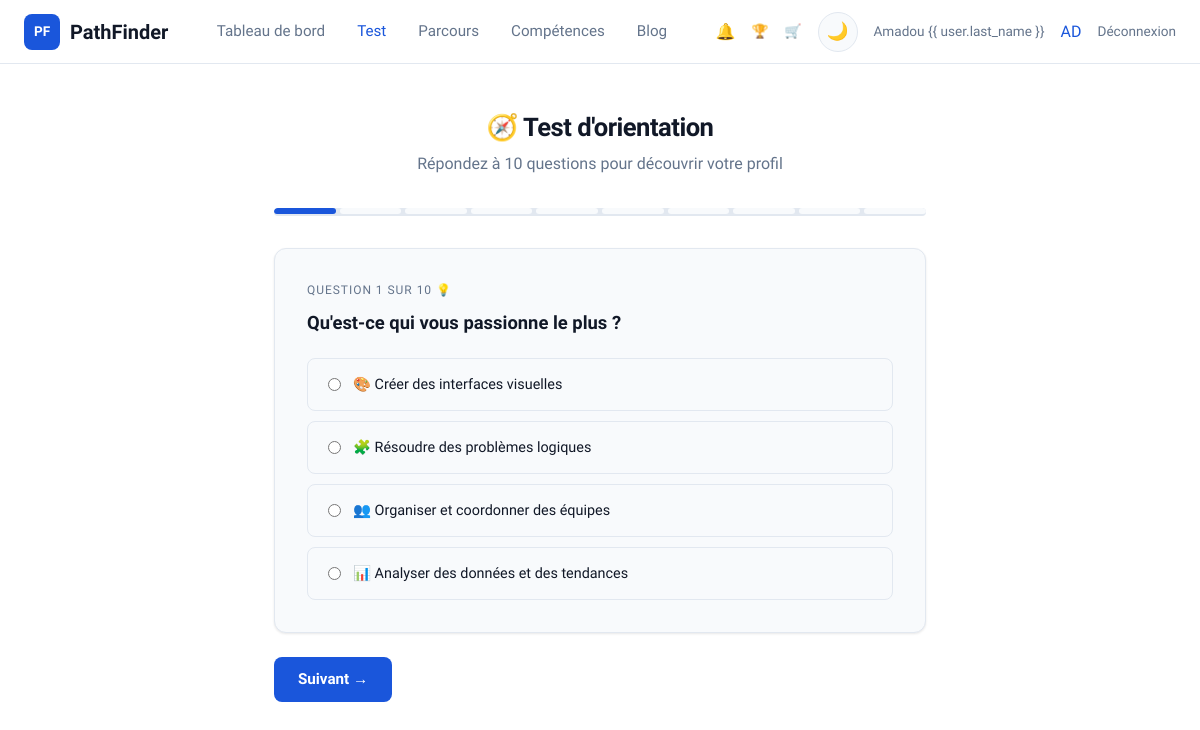
The page /orientation/ (signed in) on the database its author committed.
### accounts/models.py (models this page shows, shortened)
class CustomUser(AbstractUser):
    FILIERE_CHOICES = [
        ('informatique', 'Informatique'),
        ('gestion', 'Gestion'),
        ('marketing', 'Marketing'),
        ('communication', 'Communication'),
        ('droit', 'Droit'),
        ('sciences', 'Sciences'),
        ('lettres', 'Lettres'),
        ('autre', 'Autre'),
    ]
    NIVEAU_CHOICES = [
        ('licence1', 'Licence 1'),
        ('licence2', 'Licence 2'),
        ('licence3', 'Licence 3'),
        ('master1', 'Master 1'),
        ('master2', 'Master 2'),
        ('doctorat', 'Doctorat'),
    ]
    filiere = models.CharField(max_length=100, choices=FILIERE_CHOICES, blank=True)
    niveau = models.CharField(max_length=50, choices=NIVEAU_CHOICES, blank=True)
    avatar_initials = models.CharField(max_length=3, blank=True)
    global_progress = models.FloatField(default=0.0, help_text='Progression globale 0-100%')
    total_xp = models.IntegerField(default=0)
    level = models.IntegerField(default=1)
    class Meta:
        verbose_name = 'Utilisateur'
        verbose_name_plural = 'Utilisateurs'
    @property
    def level_name(self):
        names = {1: 'Explorateur', 2: 'Apprenti', 3: 'Pratiquant',
                 4: 'Confirmé', 5: 'Expert', 6: 'Mentor', 7: 'Architecte'}
        return names.get(min(self.level, 7), 'Architecte')
    @property
    def level_icon(self):
        icons = {1: '🌱', 2: '📘', 3: '⚡', 4: '🎯', 5: '🏆', 6: '💎', 7: '👑'}
        return icons.get(min(self.level, 7), '👑')

### orientation/models.py (models this page shows, shortened)
class OrientationQuestion(models.Model):
    CATEGORY_CHOICES = [
        ('interest', 'Centre d\'intérêt'),
        ('workstyle', 'Style de travail'),
        ('goal', 'Objectif'),
        ('skill', 'Compétence'),
    ]
    text = models.CharField(max_length=500, verbose_name='Question')
    order = models.PositiveIntegerField(default=0, verbose_name='Ordre')
    category = models.CharField(max_length=50, choices=CATEGORY_CHOICES, default='interest')
    icon = models.CharField(max_length=10, blank=True, default='❓')
    class Meta:
        ordering = ['order']
        verbose_name = 'Question d\'orientation'
        verbose_name_plural = 'Questions d\'orientation'

class OrientationChoice(models.Model):
    question = models.ForeignKey(OrientationQuestion, on_delete=models.CASCADE, related_name='choices')
    text = models.CharField(max_length=300, verbose_name='Texte du choix')
    icon = models.CharField(max_length=10, blank=True, default='')
    weights = models.JSONField(
        default=dict,
        help_text='Poids par carrière: {"fullstack": 3, "chef_projet": 1, "data_analyst": 2}'
    )
    class Meta:
        verbose_name = 'Choix de réponse'
        verbose_name_plural = 'Choix de réponse'

### orientation/views.py (the view, shortened to what this page needs)
# urls.py: path('', views.test_view, name='test'),
@login_required
def test_view(request):
    questions = OrientationQuestion.objects.prefetch_related('choices').order_by('order')
    return render(request, 'orientation/test.html', {'questions': questions})

### core/context_processors.py (called while the page is built)
def global_context(request):
    context = {}
    if request.user.is_authenticated:
        from notifications.models import Notification
        context['unread_notifications_count'] = Notification.objects.filter(
            user=request.user, is_read=False
        ).count()
        context['user_level_name'] = request.user.level_name
        context['user_level_icon'] = request.user.level_icon
    return context

### templates/orientation/test.html (shortened to what this page needs)
{% extends "base.html" %}
{% block content %}
<main class="main">
    <div class="container" style="max-width:700px;">
        <div class="test-header">
            <h1>🧭 Test d'orientation</h1>
            <p>Répondez à {{ questions|length }} questions pour découvrir votre profil</p>
        </div>
        <div class="progress-bar" id="progressBar">
            {% for q in questions %}<div class="seg" data-idx="{{ forloop.counter0 }}"></div>{% endfor %}
        </div>
        <form method="post" id="quizForm">
            {% for question in questions %}
            <div class="card question-card {% if forloop.first %}active{% endif %}" data-idx="{{ forloop.counter0 }}">
                <div class="q-number">Question {{ forloop.counter }} sur {{ questions|length }} {{ question.icon }}
                </div>
                <div class="q-text">{{ question.text }}</div>
                <div class="choices">
                    {% for choice in question.choices.all %}
                    <label class="choice-label">
                        <input type="radio" name="question_{{ question.id }}" value="{{ choice.id }}">
                        <span class="choice-text">{{ choice.icon }} {{ choice.text }}</span>
                    </label>
                    {% endfor %}
                </div>
            </div>
            {% endfor %}
            <div class="test-nav">
                <button type="button" class="btn btn-primary" id="nextBtn" onclick="navigateQuiz(1)">Suivant →</button>
            </div>
        </form>
    </div>
</main>
{% endblock %}

### templates/includes/navbar.html (shortened to what this page needs)
{% load static %}
<nav class="navbar">
    <div class="container">
        <a href="{% url 'core:home' %}" class="navbar-logo">
            <div class="logo-icon">PF</div>
            PathFinder
        </a>
        <div class="navbar-menu">
            {% if user.is_authenticated %}
            <a href="{% url 'accounts:dashboard' %}"
                class="{% if request.resolver_match.url_name == 'dashboard' %}active{% endif %}">Tableau de bord</a>
            <a href="{% url 'orientation:test' %}"
                class="{% if request.resolver_match.app_name == 'orientation' %}active{% endif %}">Test</a>
            <a href="{% url 'parcours:career' %}"
                class="{% if request.resolver_match.app_name == 'parcours' %}active{% endif %}">Parcours</a>
            <a href="{% url 'competences:list' %}"
                class="{% if request.resolver_match.app_name == 'competences' %}active{% endif %}">Compétences</a>
            <a href="{% url 'blog:list' %}"
                class="{% if request.resolver_match.app_name == 'blog' %}active{% endif %}">Blog</a>
            {% else %}
            <a href="{% url 'core:home' %}">Accueil</a>
            <a href="{% url 'core:home' %}#fonctionnement">Fonctionnement</a>
            <a href="{% url 'core:home' %}#tarifs">Tarifs</a>
            <a href="{% url 'core:contact' %}">Contact</a>
            {% endif %}
        </div>
        <div class="navbar-actions">
            {% if user.is_authenticated %}
            <a href="{% url 'notifications:list' %}" style="position:relative;color:var(--text-secondary);">
                🔔
            </a>
            <a href="{% url 'gamification:leaderboard' %}" style="color:var(--text-secondary);font-size:0.85rem;"
                title="Classement">🏆</a>
            <a href="{% url 'gamification:shop' %}" style="color:var(--text-secondary);font-size:0.85rem;"
                title="Boutique">🛒</a>
            <button class="theme-toggle" aria-label="Changer le thème">🌙</button>
            <span style="color:var(--text-secondary);font-size:0.85rem;">{{ user.first_name }} {{ user.last_name
                }}</span>
            <a href="{% url 'gamification:profile' %}" style="text-decoration:none;">
                <div class="avatar" title="{{ user.total_xp }} XP — {{ user.level_name }}">{{ user.avatar_initials }}
                </div>
            </a>
            <a href="{% url 'accounts:logout' %}" style="color:var(--text-secondary);font-size:0.85rem;">Déconnexion</a>
            {% else %}
            <button class="theme-toggle" aria-label="Changer le thème">🌙</button>
            <a href="{% url 'accounts:login' %}" class="btn btn-outline btn-sm">Connexion</a>
            <a href="{% url 'accounts:register' %}" class="btn btn-primary btn-sm">Commencer</a>
            {% endif %}
        </div>
    </div>
</nav>

### static/css/shared.css (style rules this page uses)
:root { --bg-page: #ffffff; --bg-card: #f8fafc; --bg-input: #ffffff; --primary: #1a56db; --primary-hover: #1648b8; --success: #16a34a; --success-light: #dcfce7; --amber: #f59e0b; --amber-light: #fef3c7; --red: #ef4444; --text-primary: #111827; --text-secondary: #64748b; --text-on-primary: #ffffff; --border: #e2e8f0; --shadow: 0 1px 3px rgba(0, 0, 0, 0.06), 0 1px 2px rgba(0, 0, 0, 0.04); --shadow-md: 0 4px 6px rgba(0, 0, 0, 0.05), 0 2px 4px rgba(0, 0, 0, 0.04); --shadow-lg: 0 10px 25px rgba(0, 0, 0, 0.06), 0 4px 10px rgba(0, 0, 0, 0.04); --radius-sm: 8px; --radius-md: 12px; --radius-lg: 16px; --radius-full: 9999px; --nav-height: 64px; --max-width: 1280px; --font: 'Lexend', sans-serif; }
*, *::before, *::after { box-sizing: border-box; margin: 0; padding: 0; }
html { scroll-behavior: smooth; }
body { font-family: var(--font); font-weight: 400; line-height: 1.6; color: var(--text-primary); background-color: var(--bg-page); transition: background-color 0.3s ease, color 0.3s ease; -webkit-font-smoothing: antialiased; }
a { color: var(--primary); text-decoration: none; transition: color 0.2s; }
h1 { font-size: 2.5rem; font-weight: 700; line-height: 1.2; letter-spacing: -0.02em; }
.container { max-width: var(--max-width); margin: 0 auto; padding: 0 24px; }
.navbar { position: sticky; top: 0; z-index: 100; background: var(--bg-page); border-bottom: 1px solid var(--border); backdrop-filter: blur(12px); height: var(--nav-height); transition: background-color 0.3s; }
.navbar .container { display: flex; align-items: center; justify-content: space-between; height: 100%; }
.navbar-logo { display: flex; align-items: center; gap: 10px; font-weight: 700; font-size: 1.25rem; color: var(--text-primary); text-decoration: none; }
.navbar-logo .logo-icon { width: 36px; height: 36px; background: var(--primary); border-radius: var(--radius-sm); display: flex; align-items: center; justify-content: center; color: white; font-weight: 700; font-size: 0.85rem; }
.navbar-menu { display: flex; align-items: center; gap: 32px; }
.navbar-menu a { color: var(--text-secondary); font-weight: 500; font-size: 0.95rem; transition: color 0.2s; text-decoration: none; }
.navbar-menu a:hover, .navbar-menu a.active { color: var(--primary); }
.navbar-actions { display: flex; align-items: center; gap: 16px; }
.theme-toggle { width: 40px; height: 40px; border-radius: 50%; border: 1px solid var(--border); background: var(--bg-card); cursor: pointer; display: flex; align-items: center; justify-content: center; font-size: 1.1rem; transition: all 0.2s; color: var(--text-secondary); }
.btn { display: inline-flex; align-items: center; justify-content: center; gap: 8px; padding: 12px 24px; border-radius: var(--radius-sm); font-family: var(--font); font-weight: 600; font-size: 0.95rem; border: none; cursor: pointer; transition: all 0.2s ease; text-decoration: none; line-height: 1.4; }
.btn-primary { background: var(--primary); color: var(--text-on-primary); }
.card { background: var(--bg-card); border: 1px solid var(--border); border-radius: var(--radius-md); padding: 24px; transition: all 0.2s ease; box-shadow: var(--shadow); }
.progress-bar { width: 100%; height: 8px; background: var(--border); border-radius: var(--radius-full); overflow: hidden; }

### templates/orientation/test.html (style rules this page uses)
.main { padding: 48px 0 64px; }
.test-header { text-align: center; margin-bottom: 32px; }
.test-header h1 { font-size: 1.6rem; margin-bottom: 8px; }
.test-header p { color: var(--text-secondary); }
.progress-bar { display: flex; gap: 4px; margin-bottom: 32px; }
.progress-bar .seg { flex: 1; height: 6px; border-radius: 3px; background: var(--bg-card); transition: background 0.3s; }
.progress-bar .seg.done { background: var(--primary); }
.question-card { padding: 32px; margin-bottom: 24px; display: none; }
.question-card.active { display: block; }
.q-number { font-size: 0.75rem; color: var(--text-secondary); text-transform: uppercase; letter-spacing: 0.08em; margin-bottom: 8px; }
.q-text { font-size: 1.15rem; font-weight: 600; margin-bottom: 20px; }
.choices { display: grid; gap: 10px; }
.choice-label { display: flex; align-items: center; gap: 12px; padding: 14px 20px; border: 1px solid var(--border); border-radius: var(--radius-sm); cursor: pointer; transition: all 0.2s; font-size: 0.9rem; }
.choice-label input[type=radio] { accent-color: var(--primary); }
.test-nav { display: flex; justify-content: space-between; margin-top: 24px; }

### rows shown on the page
CustomUser: first_name "Amadou", avatar_initials "AD"
OrientationQuestion: questions "10", icon "💡", text "Qu'est-ce qui vous passionne le plus ?"
OrientationChoice: icon "🎨", text "Créer des interfaces visuelles"
OrientationChoice: icon "🧩", text "Résoudre des problèmes logiques"
OrientationChoice: icon "👥", text "Organiser et coordonner des équipes"
OrientationChoice: icon "📊", text "Analyser des données et des tendances"

### other values the page prints
{{ questions|length }} "10"
